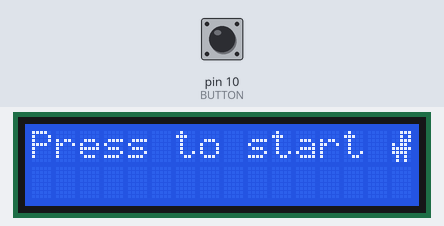
The sketch below on a simulated Arduino Uno, built with avr-gcc and run on an emulated ATmega328P. Shown: 16×2 character LCD. Wiring (inferred from the names in the program): character LCD (HD44780): RS pin 13; R/W pin 12; E pin 11; data pin 2, pin 3, pin 4, pin 5, pin 6, pin 7, pin 8, pin 9. The inputs (shaded band) are chosen by the test bench; at power-on: pin 10 (BUTTON) LOW.

Above: at 1.2 s.
1.3 s: pin 10 (BUTTON) pulled HIGH for 0.15 s
At 2.5 s:
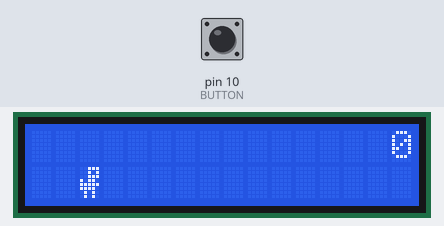
4.4 s: pin 10 (BUTTON) pulled HIGH for 1 s
At 4.63 s:
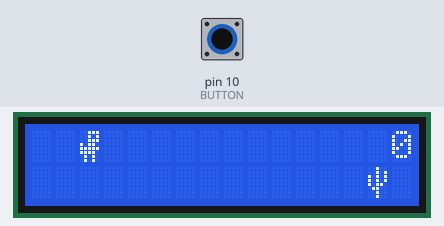
6.0 s: pin 10 (BUTTON) pulled HIGH for 1 s
At 7.13 s:
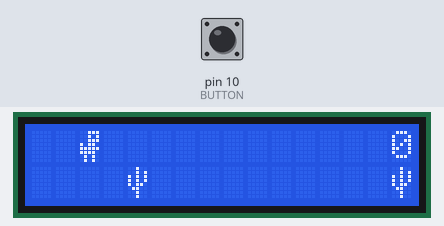
9.2 s: pin 10 (BUTTON) pulled HIGH for 0.15 s
At 12.13 s:
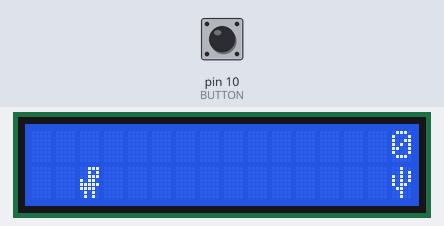
12.3 s: pin 10 (BUTTON) pulled HIGH for 3.2 s
At 15.39 s:
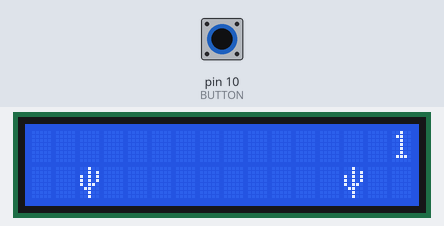
16.1 s: pin 10 (BUTTON) pulled HIGH for 3.2 s
At 21.9 s:
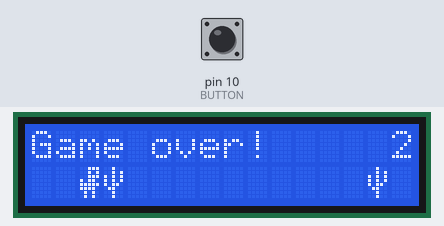
Timing chart, 0 to 22.5 s (numbered marks = the images above; inputs shaded):
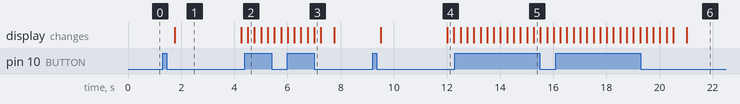

Measured:
- after the input at 1.3 s, the display: changes after 0.45 s (image 1)
- after the input at 9.2 s, the display: first changes after 0.31 s (image 4 shows a later state)
- what the display in image 1 shows lasts 2.5 s, from 1.8 s to 4.3 s

The sketch:

dino.ino
```cpp
//##############################################################################
//#
//# Dino game for arduino (no library required)
//# Wrote this to check my game logic for assembly code (not identical)
//# Nikolai Herrmann, 06/08/2023
//#
//##############################################################################

// Arduino Pins
#define RS 13
#define RW 12
#define E 11
#define BUTTON 10
uint8_t const DATA_PINS[8] = {2, 3, 4, 5, 6, 7, 8, 9};
//

// Custom characters
uint8_t const DINO[8] = {0b00000111, 0b00000101, 0b00000111, 0b00010110, 0b00011111, 0b00011110, 0b00001010, 0b00001010};
#define DINO_CGRAM_LOC 0
uint8_t const TREE[8] = {0b00000100, 0b00000101, 0b00010101, 0b00010101, 0b00010110, 0b00001100, 0b00000100, 0b00000100};
#define TREE_CGRAM_LOC 1
//

// Global variables
#define STARTING_UPDATE_RATE 250
uint64_t update_rate = STARTING_UPDATE_RATE;
uint64_t past_millis = 0;
uint8_t button_pressed = 0;
uint8_t jump_height = 0;
uint8_t game_running = 0;
uint16_t trees_bitboard = 0;
uint16_t next_tree = 0;
uint64_t score = 0;
//

void send_8_bits(uint8_t data)
{
  for (uint8_t pin_idx = 0, bit_idx = 1; pin_idx < 8; ++pin_idx, bit_idx <<= 1)
    digitalWrite(DATA_PINS[pin_idx], data & bit_idx);
}

void send_lcd_cmd(uint8_t data)
{
  send_8_bits(data);

  digitalWrite(RS, LOW);
  digitalWrite(RW, LOW);
  digitalWrite(E, LOW);
  delayMicroseconds(1);

  digitalWrite(E, HIGH);
  delayMicroseconds(1);

  digitalWrite(RS, LOW);
  digitalWrite(RW, LOW);
  digitalWrite(E, LOW);
  delayMicroseconds(100);
}

void send_lcd_data(uint8_t data)
{
  send_8_bits(data);

  digitalWrite(RS, HIGH);
  digitalWrite(RW, LOW);
  digitalWrite(E, LOW);
  delayMicroseconds(1);

  digitalWrite(E, HIGH);
  delayMicroseconds(1);

  digitalWrite(E, LOW);
  delayMicroseconds(100);
}

void upload_custom_char(uint8_t const *const data, uint8_t location)
{
  uint8_t cgram_address = 0b01000000 + (8 * location);
  send_lcd_cmd(cgram_address);

  for (uint8_t i = 0; i < 8; ++i)
    send_lcd_data(data[i]);
}

void display_text(char const *const data, uint64_t length)
{
  for (uint64_t i = 0; i < length; ++i)
    send_lcd_data(data[i]);
}

void clear_display()
{
  send_lcd_cmd(0b00000001);
  delayMicroseconds(2000);
}

/*
  row: [0, 1]
  col: [0, 15]
*/
void set_cursor(uint8_t row, uint8_t col)
{
  uint8_t ddram_address = 0b10000000 | (row * 64) | col;
  send_lcd_cmd(ddram_address);
}

void setup()
{
  // Arduino pin setup
  pinMode(RS, OUTPUT);
  pinMode(RW, OUTPUT);
  pinMode(E, OUTPUT);
  pinMode(BUTTON, INPUT);

  for (uint8_t i = 0; i < 8; ++i)
    pinMode(DATA_PINS[i], OUTPUT);
  //

  // Setup lcd screen
  delayMicroseconds(50000); // wait for lcd to startup

  send_lcd_cmd(0b00111000); // set 8-bit mode, 2-line display and 5x8 font
  send_lcd_cmd(0b00001100); // turn on display, turn off cursor and blinking cursor

  upload_custom_char(DINO, DINO_CGRAM_LOC);
  upload_custom_char(TREE, TREE_CGRAM_LOC);

  clear_display();

  display_text("Press to start ", 15);
  send_lcd_data(DINO_CGRAM_LOC);
  //
}

void loop()
{
  // Check user interaction
  if (digitalRead(BUTTON))
    button_pressed = 1;
  //

  // Has enough time passed since last screen update
  uint64_t current_millis = millis();
  if (current_millis - past_millis < update_rate)
    return;
  past_millis = current_millis;
  //

  // Check if game has started with initial button press
  if (!game_running)
  {
    if (button_pressed)
    {
      game_running = 1;
      button_pressed = 0;
      delay(250);
    }
    else
      return;
  }
  //

  // Clear screen before drawing all items
  clear_display();
  //

  // Draw dino on top (0) or bottom row (1)
  if (jump_height)
  {
    if (jump_height == 3)
    {
      set_cursor(1, 2);
      jump_height = 0;
      button_pressed = 0;
    }
    else
    {
      set_cursor(0, 2);
      jump_height++;
    }
  }
  else if (button_pressed)
  {
    set_cursor(0, 2);
    jump_height = 1;
  }
  else
    set_cursor(1, 2);

  send_lcd_data(DINO_CGRAM_LOC);
  //

  // Draw trees
  for (uint16_t i = 0; i < 16; ++i)
  {
    if (trees_bitboard & (1 << i))
    {
      set_cursor(1, 15 - i);
      send_lcd_data(TREE_CGRAM_LOC);
    }
  }

  trees_bitboard <<= 1; // move all trees up one bit
  //

  // Add new trees on right side of lcd
  if (next_tree == 10)
  {
    trees_bitboard |= 1;
    next_tree = 0;
  }
  else
    next_tree++;
  //

  // Check collision, either stop game or increase player score
  if (trees_bitboard & 0b0010000000000000)
  {
    if (jump_height == 0)
      game_running = 0;
    else
    {
      score++;
      if (score % 5 == 0)
        update_rate -= update_rate / 4; // increase game speed
    }
  }
  //

  // Draw score on lcd
  uint64_t score_remainder = score;
  uint8_t col = 15;
  do
  {
    set_cursor(0, col--);
    send_lcd_data('0' + (score_remainder % 10));
    score_remainder /= 10;
  } while (score_remainder);
  //

  // Reset game variables and display "game over" text if player lost
  if (!game_running)
  {
    button_pressed = 0;
    trees_bitboard = 0;
    jump_height = 0;
    next_tree = 0;
    score = 0;
    update_rate = STARTING_UPDATE_RATE;
    delay(500); // briefly pause before showing text
    set_cursor(0, 0);
    display_text("Game over!", 10);
  }
  //
}
```
